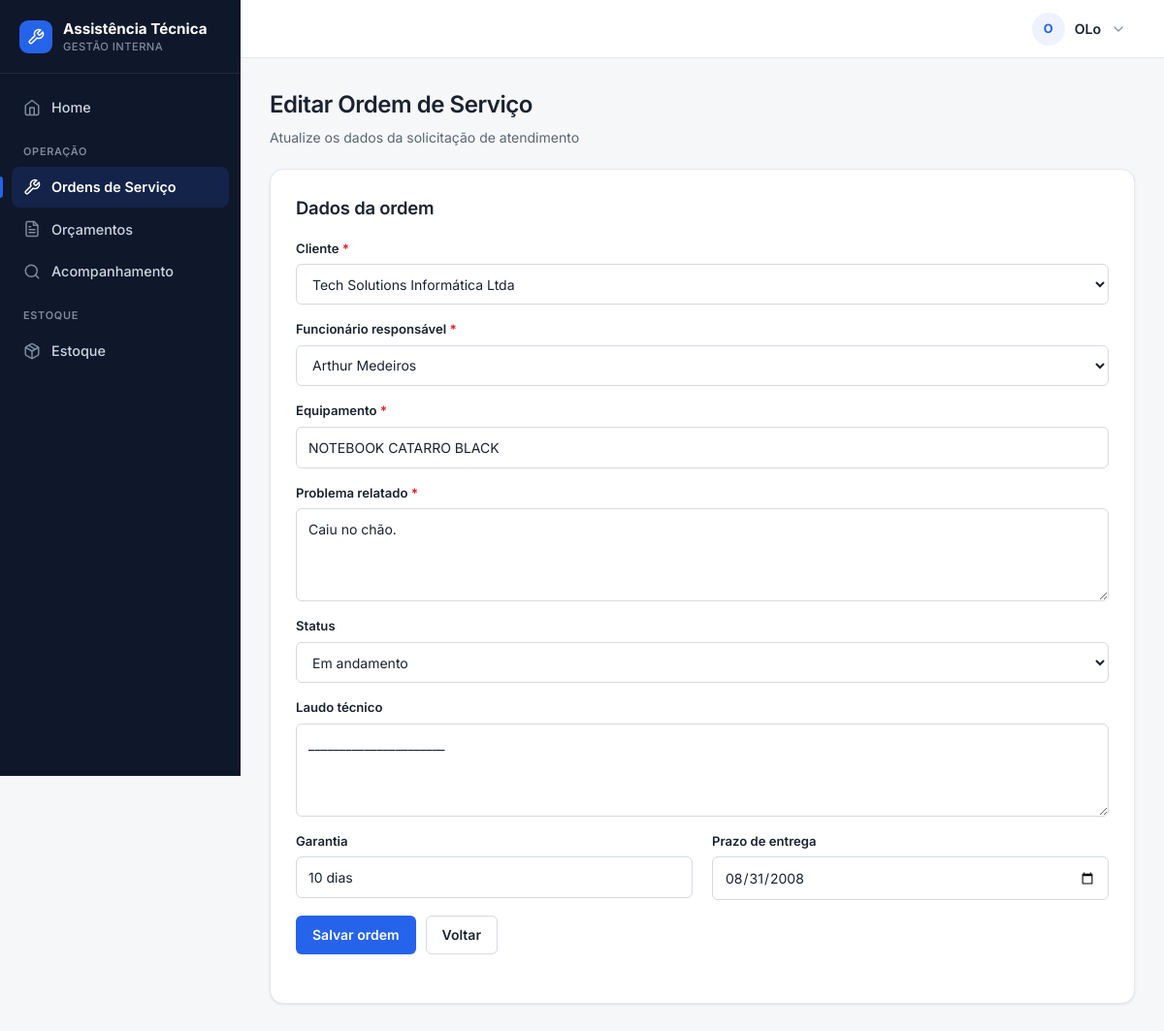
Page /ordem-servico/editar/18 (signed in) on the committed database.
### tables this page shows
CREATE TABLE funcionarios (
    id INTEGER PRIMARY KEY AUTOINCREMENT,
    nome TEXT NOT NULL,
    email TEXT NOT NULL UNIQUE,
    senha TEXT NOT NULL,
    cargo TEXT
, ativo INTEGER NOT NULL DEFAULT 1, perfil TEXT NOT NULL DEFAULT 'funcionario');

CREATE TABLE ordens_servico (
    ordem_id INTEGER PRIMARY KEY AUTOINCREMENT,
    cliente_id INTEGER NOT NULL,
    equipamento TEXT NOT NULL,
    problema_relatado TEXT NOT NULL,
    status TEXT NOT NULL DEFAULT 'Aberto', funcionario_id INTEGER REFERENCES funcionarios(id), data_abertura TEXT, data_finalizacao TEXT, laudo TEXT, garantia TEXT, prazo_entrega TEXT,

    FOREIGN KEY (cliente_id) REFERENCES clientes(id)
);

CREATE TABLE clientes (
    id INTEGER PRIMARY KEY AUTOINCREMENT,
    nome TEXT NOT NULL,
    cpf TEXT UNIQUE,
    telefone TEXT,
    email TEXT,
    endereco TEXT
, data_cadastro TEXT);

### routes/ordem_servico.py (the view)
@ordem_servico_bp.route("/ordem-servico/editar/<int:ordem_id>")
def pagina_editar_ordem(ordem_id):
    db = conectar()
    ordem = db.execute("""
        SELECT
            ordem_id,
            cliente_id,
            funcionario_id,
            equipamento,
            problema_relatado,
            status,
            laudo,
            garantia,
            prazo_entrega
        FROM ordens_servico
        WHERE ordem_id = ?
    """, (ordem_id,)).fetchone()
    clientes = db.execute("""
        SELECT id, nome
        FROM clientes
        ORDER BY nome
    """).fetchall()
    funcionarios = db.execute("""
        SELECT id, nome
        FROM funcionarios
        ORDER BY nome
    """).fetchall()
    db.close()
    if ordem is None:
        return redirect("/ordem-servico")
    return render_template(
        "editar-ordem-servico.html",
        ordem=ordem,
        clientes=clientes,
        funcionarios=funcionarios
    )

### app.py (called while the page is built)
@app.context_processor
def injetar_alertas_estoque():
    if "funcionario_id" not in session:
        return {"alerta_estoque_baixo": 0}
    conexao = conectar()
    total = conexao.execute(
        "SELECT COUNT(*) FROM pecas WHERE quantidade <= estoque_minimo"
    ).fetchone()[0]
    conexao.close()
    return {"alerta_estoque_baixo": total}

@app.context_processor
def injetar_permissoes():
    perfil = session.get("funcionario_perfil")
    return {
        "perfil_atual": perfil,
        "pode": lambda *perfis: perfil in perfis,
    }

@app.before_request
def proteger_rotas():
    rotas_livres = (
        "/login",
        "/acompanhamento",
        "/static",
    )
    if request.path.startswith(rotas_livres):
        return None
    if request.path == "/funcionarios/cadastrar" and _sem_funcionarios():
        return None
    if "funcionario_id" not in session:
        return redirect("/login")
    permitido = PERMISSOES.get(request.endpoint)
    if permitido is not None and session.get("funcionario_perfil") not in permitido:
        flash("Você não tem permissão para acessar esta área.", "erro")
        return redirect("/")
    return None

### database.py (called while the page is built)
def _coluna_existe(conexao, tabela, coluna):
    colunas = conexao.execute(f"PRAGMA table_info({tabela})").fetchall()
    return any(item["name"] == coluna for item in colunas)

def conectar():
    conexao = sqlite3.connect("database/sistema.db")
    conexao.row_factory = sqlite3.Row
    conexao.execute("PRAGMA foreign_keys = ON")
    _garantir_schema(conexao)
    return conexao

### templates/editar-ordem-servico.html (shortened to what this page needs)
{% extends "base.html" %}
{% block css %}
    <link rel="stylesheet" href="{{ url_for('static', filename='css/ordem-servico.css') }}">
{% endblock %}
{% block conteudo %}
<div class="page-head">
    <h1>Editar Ordem de Serviço</h1>
    <p>Atualize os dados da solicitação de atendimento</p>
</div>
<section class="card">
    <h2>Dados da ordem</h2>
    <form action="/ordem-servico/atualizar/{{ ordem['ordem_id'] }}" method="POST">
        <div class="campo">
            <label for="cliente_id">Cliente <span class="obrigatorio" title="Campo obrigatório">*</span></label>
            <select id="cliente_id" name="cliente_id" required>
                {% for cliente in clientes %}
                <option value="{{ cliente['id'] }}" {% if cliente['id'] == ordem['cliente_id'] %}selected{% endif %}>
                    {{ cliente["nome"] }}
                </option>
                {% endfor %}
            </select>
        </div>
        <div class="campo">
            <label for="funcionario_id">Funcionário responsável <span class="obrigatorio" title="Campo obrigatório">*</span></label>
            <select id="funcionario_id" name="funcionario_id" required>
                {% for funcionario in funcionarios %}
                <option value="{{ funcionario['id'] }}" {% if funcionario['id'] == ordem['funcionario_id'] %}selected{% endif %}>
                    {{ funcionario["nome"] }}
                </option>
                {% endfor %}
            </select>
        </div>
        <div class="campo">
            <label for="equipamento">Equipamento <span class="obrigatorio" title="Campo obrigatório">*</span></label>
            <input type="text" id="equipamento" name="equipamento" value="{{ ordem['equipamento'] }}" required>
        </div>
        <div class="campo">
            <label for="problema_relatado">Problema relatado <span class="obrigatorio" title="Campo obrigatório">*</span></label>
            <textarea id="problema_relatado" name="problema_relatado" required>{{ ordem['problema_relatado'] }}</textarea>
        </div>
        <div class="campo">
            <label for="status">Status</label>
            <select id="status" name="status" required>
                <option value="Em andamento" {% if ordem['status'] == 'Em andamento' %}selected{% endif %}>Em andamento</option>
            </select>
        </div>
        <div class="campo">
            <label for="laudo">Laudo técnico</label>
            <textarea id="laudo" name="laudo" placeholder="Diagnóstico e serviço executado (preenchido pelo técnico)">{{ ordem['laudo'] or '' }}</textarea>
        </div>
        <div class="form-grid">
            <div class="campo">
                <label for="garantia">Garantia</label>
                <input type="text" id="garantia" name="garantia" value="{{ ordem['garantia'] or '' }}" placeholder="Ex.: 90 dias">
            </div>
            <div class="campo">
                <label for="prazo_entrega">Prazo de entrega</label>
                <input type="date" id="prazo_entrega" name="prazo_entrega" value="{{ ordem['prazo_entrega'] or '' }}">
            </div>
        </div>
        <div class="botoes">
            <button type="submit">Salvar ordem</button>
            <a href="/ordem-servico" class="btn btn-home">Voltar</a>
        </div>
    </form>
</section>
{% endblock %}

### templates/partials/_navbar.html (shortened to what this page needs)
{% import 'partials/_icons.html' as icons %}
{% set nome_usuario = session.get("funcionario_nome") or "Usuário" %}
{% set partes_nome = nome_usuario.split() %}
{% set iniciais = (partes_nome[0][0] ~ (partes_nome[1][0] if partes_nome|length > 1 else "")) if partes_nome else "U" %}
<nav class="navbar">
    <details class="user-menu">
        <summary>
            <span class="avatar">{{ iniciais }}</span>
            <span class="user-nome">{{ nome_usuario }}</span>
            <span class="seta">{{ icons.icon('chevron-down', 16) }}</span>
        </summary>
    </details>
</nav>

### static/css/global.css (style rules this page uses)
:root { --bg: #f6f7f9; --surface: #ffffff; --surface-2: #f9fafb; --border: #e6e8ec; --border-strong: #d5d9e0; --ink: #1a2230; --muted: #5b6675; --subtle: #8a93a3; --primary: #2563eb; --primary-hover: #1d4ed8; --primary-soft: #eef2ff; --success: #16a34a; --success-soft: #dcfce7; --warning: #d97706; --warning-soft: #fef3c7; --danger: #dc2626; --danger-hover: #b91c1c; --danger-soft: #fee2e2; --sidebar: #0f172a; --sidebar-ink: #cbd5e1; --sidebar-muted: #7e8aa0; --s-1: 4px; --s-2: 8px; --s-3: 12px; --s-4: 16px; --s-5: 20px; --s-6: 24px; --s-8: 32px; --r-sm: 6px; --r-md: 10px; --r-lg: 14px; --r-pill: 999px; --shadow-sm: 0 1px 2px rgba(16, 24, 40, 0.04), 0 1px 3px rgba(16, 24, 40, 0.06); --shadow-md: 0 4px 12px rgba(16, 24, 40, 0.08); --azul-900: #0f172a; --azul-800: #1e293b; --azul-700: #2563eb; --azul-600: #2563eb; --azul-500: #2563eb; --azul-100: #eef2ff; --azul-50: #f9fafb; --branco: #ffffff; --cinza-900: #1a2230; --cinza-700: #5b6675; --cinza-500: #8a93a3; --cinza-200: #e6e8ec; --cinza-100: #f1f3f6; --verde-100: #dcfce7; --verde-700: #166534; --amarelo-100: #fef3c7; --amarelo-700: #92400e; --vermelho-100: #fee2e2; --vermelho-700: #991b1b; --sombra: var(--shadow-sm); --raio: var(--r-md); }
* { box-sizing: border-box; }
body { min-height: 100vh; margin: 0; font-family: "Inter", -apple-system, BlinkMacSystemFont, "Segoe UI", Roboto, Arial, sans-serif; font-size: 14px; line-height: 1.5; color: var(--ink); background: var(--bg); -webkit-font-smoothing: antialiased; text-rendering: optimizeLegibility; }
h1, h2, h3, h4 { color: var(--ink); font-weight: 600; letter-spacing: -0.01em; }
h2 { margin: 0 0 18px; font-size: 1.15rem; }
a { color: var(--primary); text-decoration: none; }
.container, .card { background: var(--surface); border: 1px solid var(--border); border-radius: var(--r-lg); box-shadow: var(--shadow-sm); }
.card { padding: clamp(18px, 3vw, 26px); }
.acoes-topo, .botoes, .form-botao { display: flex; flex-wrap: wrap; gap: 10px; align-items: center; }
.btn, button, .voltar, .editar, .excluir { display: inline-flex; align-items: center; justify-content: center; gap: 8px; min-height: 40px; padding: 9px 16px; border: 1px solid transparent; border-radius: var(--r-sm); color: #fff; background: var(--primary); text-decoration: none; font: inherit; font-weight: 600; line-height: 1; cursor: pointer; white-space: nowrap; transition: background-color 0.15s ease, border-color 0.15s ease, box-shadow 0.15s ease, color 0.15s ease; }
.btn--secondary, .btn-home, .voltar, .editar { background: var(--surface); color: var(--ink); border-color: var(--border-strong); }
form { margin: 0 0 24px; }
.form-grid { display: grid; grid-template-columns: repeat(2, minmax(0, 1fr)); gap: 16px 20px; }
.campo, .form-group { display: flex; flex-direction: column; gap: 6px; margin-bottom: 16px; }
label { color: var(--ink); font-weight: 600; font-size: 0.82rem; }
input, select, textarea { width: 100%; min-height: 42px; padding: 10px 12px; color: var(--ink); background: var(--surface); border: 1px solid var(--border-strong); border-radius: var(--r-sm); font: inherit; transition: border-color 0.15s ease, box-shadow 0.15s ease; }
input::placeholder, textarea::placeholder { color: var(--subtle); }
textarea { min-height: 96px; resize: vertical; }
.obrigatorio { color: var(--danger); font-weight: 700; }

### rows in the picture
funcionarios: nome "OLo"
ordens_servico: cliente_id "Tech Solutions Informática Ltda", funcionario_id "Arthur Medeiros", equipamento "NOTEBOOK CATARRO BLACK", problema_relatado "Caiu no chão.", status "Em andamento", laudo "______________________", garantia "10 dias", prazo_entrega "08/31/2008"

### other values in the picture
{{ iniciais }} "O"
